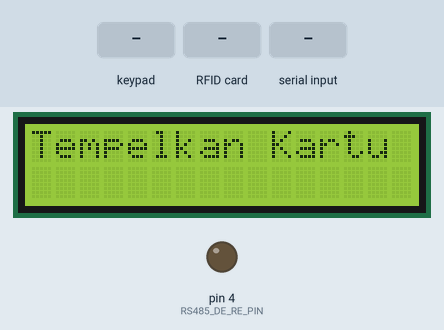
Recording of a sketch running on a simulated Arduino Uno, built with avr-gcc and run on an emulated ATmega328P. On the bench: 16×2 character LCD, output pins drawn as LEDs (lit = HIGH). Inputs (shaded band) come from the test bench.

Above: at 1.3 s.
1.4 s: keypad keys 2 4 2 4 # pressed 0.4 s apart
At 4.2 s:
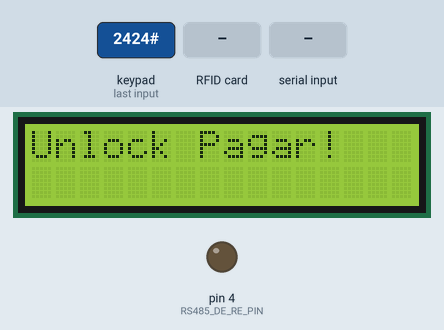
4.9 s: RFID card 5E 7A 19 C4 held to the reader
At 6.3 s:
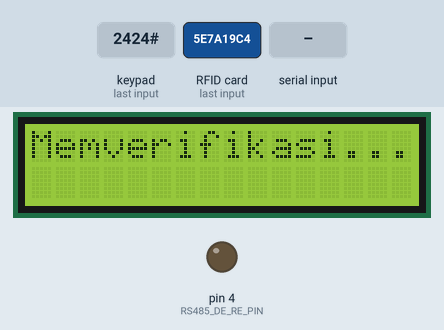
6.6 s: key '#' pressed
At 7.4 s:
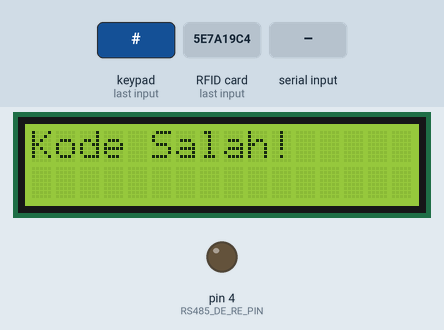
9.1 s: "CMD:GRANT,\n" received over the second serial link
At 9.7 s:
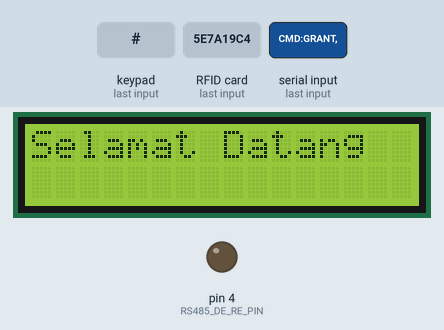
12.1 s: "CMD:DENY,\n" received over the second serial link
At 13.5 s:
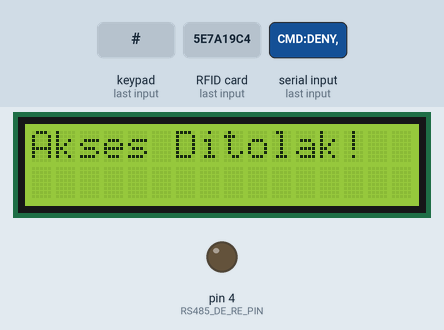
15.1 s: "CMD:ENTER_OTP\n" received over the second serial link
At 17.9 s:
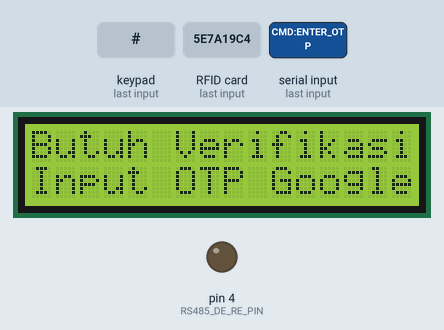
Timing chart, 0 to 19.1 s (numbered marks = the images above; inputs shaded):
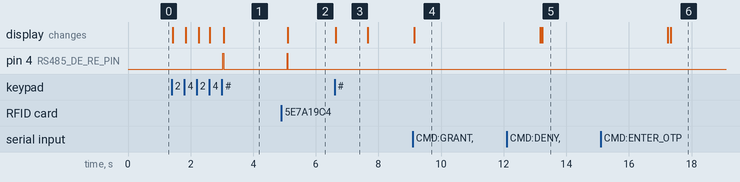

The sketch:

arduino_TOTP.ino
```cpp
#include <Wire.h>
#include <LiquidCrystal_I2C.h>
#include <Adafruit_PN532.h>
#include <SoftwareSerial.h>
#include <Keypad.h>

// Pin Hardware
#define LCD_I2C_ADDRESS 0x27
#define RS485_RX_PIN 3
#define RS485_TX_PIN 2
#define RS485_DE_RE_PIN 4

// Pin Keypad
const byte ROWS = 4;
const byte COLS = 3;
char keys[ROWS][COLS] = {
  {'1','2','3'},
  {'4','5','6'},
  {'7','8','9'},
  {'*','0','#'}
};
byte rowPins[ROWS] = {12, 11, 10, 9};
byte colPins[COLS] = {8, 7, 6};
Keypad keypad = Keypad(makeKeymap(keys), rowPins, colPins, ROWS, COLS);

// Komunikasi & Perangkat
SoftwareSerial rs485Serial(RS485_RX_PIN, RS485_TX_PIN);
Adafruit_PN532 nfc(13, 5); // GANTI PIN SPI JIKA BERBEDA
LiquidCrystal_I2C lcd(LCD_I2C_ADDRESS, 16, 2);

// Variabel Global
bool regMode = false;
bool otpMode = false; // Mode menunggu input OTP
char rs485Buf[128];
int rs485Idx = 0;
bool rs485NewLine = false;
String inputCode = "";
const String UNLOCK_CODE = "2424"; // Kode Darurat/Master

void setup() {
  Serial.begin(9600);
  Wire.begin();
  rs485Serial.begin(9600);
  pinMode(RS485_DE_RE_PIN, OUTPUT);
  digitalWrite(RS485_DE_RE_PIN, LOW);

  lcd.init();
  lcd.backlight();
  lcd.print("Menghubungkan...");

  nfc.begin();
  if (!nfc.getFirmwareVersion()) {
    lcd.clear();
    lcd.print("PN532 Error!");
    while(1);
  }
  nfc.SAMConfig();
  lcd.clear();
  showLCD("Tempelkan Kartu", "");
}

void loop() {
  char key = keypad.getKey();
  if (key) {
    handleKeyInput(key);
  }

  readRs485Line();
  handleRs485Msg();

  // Hanya scan kartu jika TIDAK sedang menunggu OTP
  if (!otpMode) {
    if (regMode) {
      scanNewCard();
    } else {
      scanAccess();
    }
  }
}

void handleKeyInput(char k) {
  if (k == '*') { // Reset input
    inputCode = "";
    if(otpMode) showLCD("Input OTP:", inputCode);
    else showLCD("Input Pin", inputCode);

  } else if (k == '#') { // Kirim input
    if (otpMode) {
      // [MODE OTP]: Kirim kode ke ESP32 untuk diverifikasi
      showLCD("Verifikasi OTP..", "");
      sendToMaster("OTP:" + inputCode);
      inputCode = "";
      // Jangan matikan otpMode dulu, tunggu balasan ESP32 (GRANT/DENY)

    } else {
      // [MODE BIASA]: Cek kode master lokal
      if (inputCode == UNLOCK_CODE) {
        showLCD("Unlock Pagar!", "");
        sendToMaster("CMD:UNLOCK_CODE");
        delay(2000);
      } else {
        showLCD("Kode Salah!", "");
        delay(1000);
      }
      inputCode = "";
      showLCD("Tempelkan Kartu", "");
    }

  } else if (k >= '0' && k <= '9') { // Input angka
    if (inputCode.length() == 0) {
      lcd.clear();
      lcd.setCursor(0, 0);
      if(otpMode) lcd.print("Input OTP:");
      else lcd.print("Input Pin:");
    }

    if(inputCode.length() < 6) { // Batasi max digit
        inputCode += k;
        lcd.setCursor(0, 1);
        lcd.print(inputCode);
    }
  }
}

void readRs485Line() {
  while (rs485Serial.available()) {
    char c = rs485Serial.read();
    if (c == '\n') {
      if (rs485Idx > 0) {
        rs485NewLine = true;
        rs485Buf[rs485Idx] = '\0';
      }
      rs485Idx = 0;
    } else if (c != '\r' && rs485Idx < 127) {
      rs485Buf[rs485Idx++] = c;
    }
  }
}

void handleRs485Msg() {
  if (rs485NewLine) {
    String msg = String(rs485Buf);
    msg.trim();
    rs485NewLine = false;

    if (msg.startsWith("CMD:GRANT,")) {
      String name = msg.substring(10);
      showLCD("Selamat Datang", name);
      otpMode = false; // Reset mode OTP
      delay(4000);
      showLCD("Tempelkan Kartu", "");

    } else if (msg.startsWith("CMD:DENY,")) {
      String reason = msg.substring(9);
      showLCD("Akses Ditolak!", reason);
      // Jika ditolak karena salah kode OTP, user harus tap ulang kartu (keamanan)
      otpMode = false;
      delay(4000);
      showLCD("Tempelkan Kartu", "");

    } else if (msg == "CMD:ENTER_OTP") {
      // [PERINTAH BARU DARI ESP32]
      otpMode = true;
      inputCode = "";
      showLCD("Butuh Verifikasi", "Input OTP Google");
      // Bunyi beep pendek (jika ada buzzer) bisa ditambahkan di sini

    } else if (msg.startsWith("CMD:SUCCESS,")) {
      String m = msg.substring(12);
      showLCD("Berhasil!", m);
      delay(4000);
      regMode = false;
      showLCD("Tempelkan Kartu", "");

    } else if (msg == "CMD:WAIT_FOR_NEW_CARD") {
      regMode = true;
      showLCD("Registrasi Baru", "Tempelkan Kartu");
    }
  }
}

String getUID() {
  uint8_t success;
  uint8_t uid[] = { 0, 0, 0, 0, 0, 0, 0 };
  uint8_t uidLen;
  // Timeout dipersingkat agar tidak nge-lag keypad
  success = nfc.readPassiveTargetID(PN532_MIFARE_ISO14443A, uid, &uidLen, 50);

  if (success) {
    String uidStr = "";
    for (uint8_t i = 0; i < uidLen; i++) {
      if (uid[i] < 0x10) uidStr += "0";
      uidStr += String(uid[i], HEX);
    }
    uidStr.toUpperCase();
    return uidStr;
  }
  return "";
}

void scanAccess() {
  String uid = getUID();
  if (uid != "") {
    showLCD("Memverifikasi...", "");
    sendToMaster("UID:" + uid);
    // Jeda sedikit untuk memberi waktu ESP32 menjawab (apakah butuh OTP atau Grant)
    delay(500);
  }
}

void scanNewCard() {
  String uid = getUID();
  if (uid != "") {
    showLCD("Mengirim UID...", "");
    sendToMaster("NEW_UID:" + uid);
    regMode = false;
  }
}

void showLCD(String l1, String l2) {
  lcd.clear();
  lcd.setCursor(0, 0);
  lcd.print(l1);
  lcd.setCursor(0, 1);
  lcd.print(l2);
}

void sendToMaster(String msg) {
  digitalWrite(RS485_DE_RE_PIN, HIGH);
  rs485Serial.println(msg);
  rs485Serial.flush();
  digitalWrite(RS485_DE_RE_PIN, LOW);
}
```

Measured:
- after the input at 1.4 s, pin 4 (RS485_DE_RE_PIN): LOW → HIGH after 1.6 s, → LOW 0.02 s later; the display: first changes at once (image 1 shows a later state)
- after the input at 4.9 s, pin 4 (RS485_DE_RE_PIN): LOW → HIGH after 0.19 s, → LOW 0.01 s later; the display: changes after 0.21 s (image 2)
- after the input at 6.6 s, the display: changes at once (image 3)
- after the input at 9.1 s, the display: changes at once (image 4)
- after the input at 12.1 s, the display: first differs from a run without the input after 1.1 s (image 5)
- after the input at 15.1 s, the display: first differs from a run without the input after 2.2 s (image 6)
- what the display in image 3 shows lasts 1.1 s, from 6.6 s to 7.7 s
